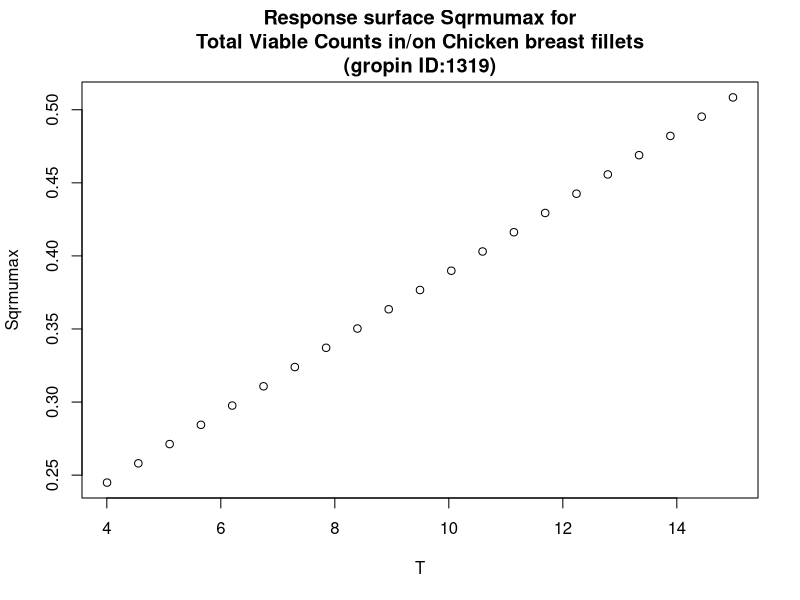

Recreate this plot in R.
#############################
# start of Parameter script
#############################
T <- seq(4.004,14.985014985015,length.out=21)
#############################
# end of Parameter script
#############################
############################# 
# start of Model script Gropin ID 1319 
#############################
 
# constant coefficients for this model
 
variables <- data.frame(T)
argumentsPar <- expand.grid(variables)
 
# heart of the model
response_surface <- function(T) {
   mumax <-0.024*(T+6.2)

return(mumax=mumax)
} 

# output parameters
responseSurface <- cbind(argumentsPar,response_surface(argumentsPar['T']))
colnames(responseSurface) <- c(colnames(argumentsPar),'Sqrmumax')
#############################
# End of Model script
#############################
############################# 
# start of Visualisation script Gropin ID 1319 
#############################
plot(T,responseSurface$'Sqrmumax',xlab='T',
                          ylab='Sqrmumax',main='Response surface Sqrmumax for
Total Viable Counts in/on Chicken breast fillets
(gropin ID:1319)')
#############################
# End of Visualisation script
#############################
